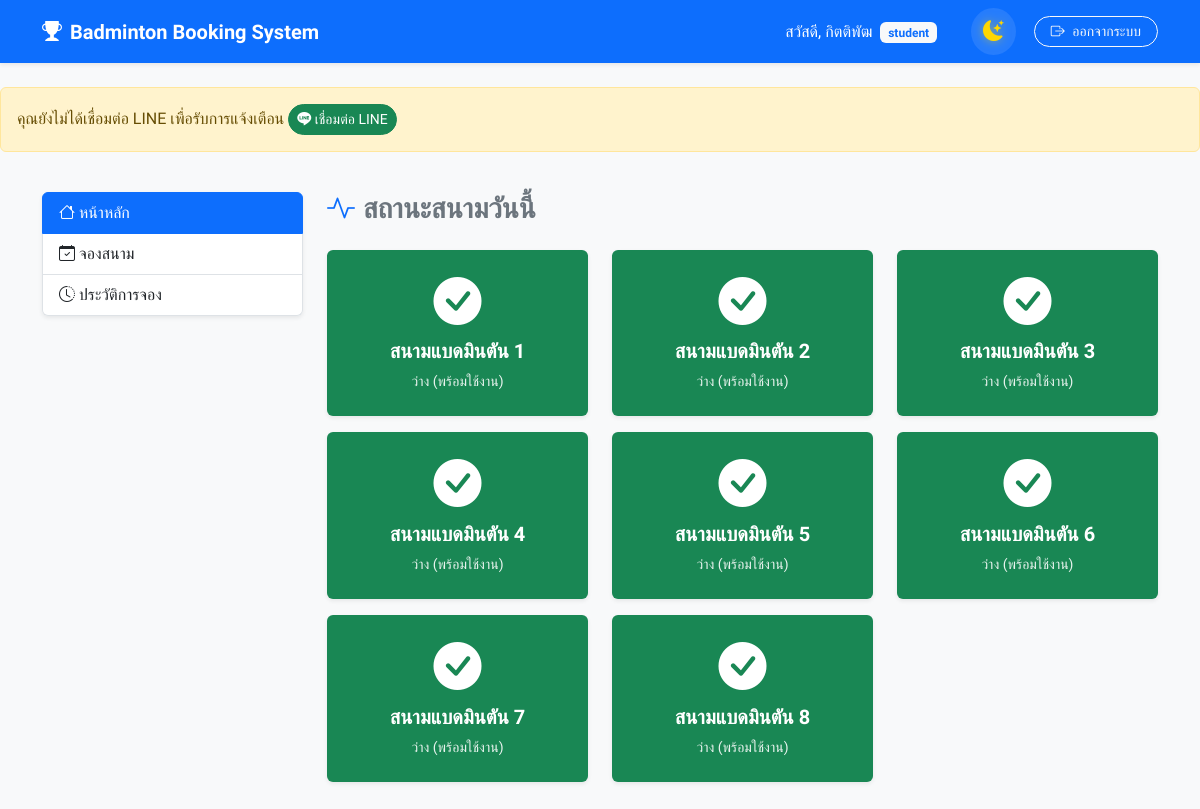
The app's page /dashboard.php (signed in) with its own data.
### tables this page shows
CREATE TABLE IF NOT EXISTS `fields` (
  `field_id` int(11) NOT NULL AUTO_INCREMENT,
  `field_name` varchar(50) NOT NULL,
  `status` enum('available','maintenance') DEFAULT 'available',
  PRIMARY KEY (`field_id`)
);

### dashboard.php (the view, shortened to what this page needs)
<?php
require_once 'includes/config.php';
$user_id = $_SESSION['user_id'];
$stmt_user = $pdo->prepare("SELECT * FROM users WHERE user_id = ?");
$stmt_user->execute([$user_id]);
$user = $stmt_user->fetch();
?>
<!DOCTYPE html>
<html lang="th">
<head>
    <link href="https://cdn.jsdelivr.net/npm/bootstrap@5.3.0/dist/css/bootstrap.min.css" rel="stylesheet">
    <link rel="stylesheet" href="https://cdn.jsdelivr.net/npm/bootstrap-icons@1.11.1/font/bootstrap-icons.css">
    <link rel="stylesheet" href="assets/css/style.css">
</head>
<body>
    <?php include 'includes/navbar.php'; ?>
    <?php if (empty($user['line_user_id'])): ?>
    <div class="alert alert-warning">
        คุณยังไม่ได้เชื่อมต่อ LINE เพื่อรับการแจ้งเตือน
        <a href="line_login.php" class="btn btn-success btn-sm rounded-pill">
            <i class="bi bi-line"></i> เชื่อมต่อ LINE
        </a>
    </div>
    <?php else: ?>
    <div class="text-success small">
        <i class="bi bi-check-circle-fill"></i> เชื่อมต่อ LINE แล้ว (รับการแจ้งเตือนได้ปกติ)
    </div>
    <?php endif; ?>
    <div class="container py-4">
        <div class="row">
            <div class="col-md-3 mb-4">
                <div class="list-group shadow-sm border-0">
                    <a href="dashboard.php" class="list-group-item list-group-item-action active"><i class="bi bi-house"></i> หน้าหลัก</a>
                    <a href="booking.php" class="list-group-item list-group-item-action"><i class="bi bi-calendar-check"></i> จองสนาม</a>
                    <a href="history.php" class="list-group-item list-group-item-action"><i class="bi bi-clock-history"></i> ประวัติการจอง</a>
                </div>
            </div>
            <div class="col-md-9">
                <div class="mb-4">
                    <h3 class="fw-bold text-secondary mb-4"><i class="bi bi-activity text-primary me-2"></i>สถานะสนามวันนี้</h3>
                    <div id="booking-status-container">
                        <div class="row">
                            <?php
                            $stmt = $pdo->query("SELECT * FROM fields");
                            $fields = $stmt->fetchAll();
                            foreach ($fields as $field) {
                                $now = date('H:i:s');
                                $today = date('Y-m-d');
                                $check_sql = "SELECT * FROM bookings WHERE field_id = ? AND booking_date = ? AND status = 'confirmed' AND (? BETWEEN start_time AND end_time)";
                                $check_stmt = $pdo->prepare($check_sql);
                                $check_stmt->execute([$field['field_id'], $today, $now]);
                                $is_busy = $check_stmt->fetch();
                                if ($field['status'] == 'maintenance') {
                                    $st = "ปิดปรับปรุง"; $color = "#6c757d"; $ic = "bi-wrench-adjustable";
                                } elseif ($is_busy) {
                                    $st = "ไม่ว่าง (กำลังใช้งาน)"; $color = "#dc3545"; $ic = "bi-person-fill-lock";
                                } else {
                                    $st = "ว่าง (พร้อมใช้งาน)"; $color = "#198754"; $ic = "bi-check-circle-fill";
                                }
                            ?>
                                <div class="col-md-4 mb-3">
                                    <div class="card card-status h-100 shadow-sm"
                                         style="background-color: <?php echo $color; ?> !important;"
                                         onclick="showSchedule(<?php echo $field['field_id']; ?>, '<?php echo $field['field_name']; ?>')">
                                        <div class="card-body text-center d-flex flex-column justify-content-center p-4">
                                            <i class="bi <?php echo $ic; ?> display-5 mb-2"></i>
                                            <h5 class="card-title fw-bold"><?php echo $field['field_name']; ?></h5>
                                            <p class="card-text small mb-0" style="opacity: 0.9;"><?php echo $st; ?></p>
                                        </div>
                                    </div>
                                </div>
                            <?php } ?>
                        </div>
                    </div>
                </div>
            </div>
        </div>
    </div>
</body>
</html>

### dashboard.php (style rules this page uses)
[data-bs-theme="light"] body { background-color: #f8f9fa !important; color: #212529 !important; }
body { font-family: 'Sarabun', sans-serif; transition: background-color 0.3s ease; }
.card-status { transition: transform 0.3s ease; border: none !important; cursor: pointer; }
.card-status i, .card-status h5, .card-status p { color: white !important; }

### records on screen
fields: field_name "สนามแบดมินตัน 1", status "ว่าง (พร้อมใช้งาน)"
fields: field_name "สนามแบดมินตัน 2", status "ว่าง (พร้อมใช้งาน)"
fields: field_name "สนามแบดมินตัน 3", status "ว่าง (พร้อมใช้งาน)"
fields: field_name "สนามแบดมินตัน 4", status "ว่าง (พร้อมใช้งาน)"
fields: field_name "สนามแบดมินตัน 5", status "ว่าง (พร้อมใช้งาน)"
fields: field_name "สนามแบดมินตัน 6", status "ว่าง (พร้อมใช้งาน)"
fields: field_name "สนามแบดมินตัน 7", status "ว่าง (พร้อมใช้งาน)"
fields: field_name "สนามแบดมินตัน 8", status "ว่าง (พร้อมใช้งาน)"

### other values on screen
$_SESSION['user_name'] "กิตติพัฒ"
$_SESSION['user_role'] "student"
